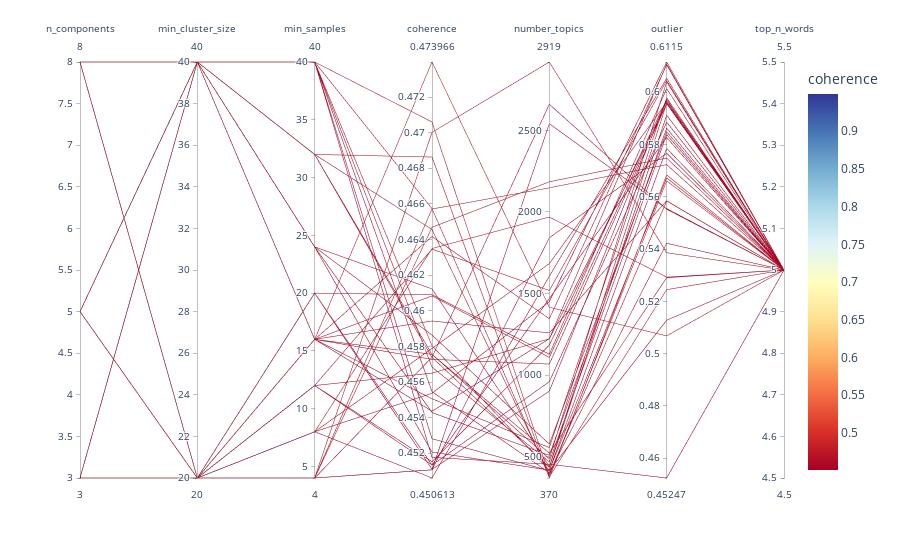

This figure's notebook cell:
### Markdown cell above
#### Use plotly 
- https://www.analyticsvidhya.com/blog/2021/11/visualize-data-using-parallel-coordinates-plot/

### Code cell
dims = ["n_components","min_cluster_size","min_samples","coherence","number_topics","outlier","outlier","top_n_words"]
df_filter = (df['coherence']>0.45) #& (df['outlier']<0.4) & (df['number_topics']>40)
chart_df = viz_df[df_filter]
# Create the chart:
fig = px.parallel_coordinates(
    chart_df, 
    color="coherence", 
    dimensions=dims,
    #labels={"species_id": "Species","sepal_width": "Sepal Width", "sepal_length": "Sepal Length", "petal_width": "Petal Width", "petal_length": "Petal Length", },
    color_continuous_scale=px.colors.diverging.RdYlBu, # color reference https://plotly.com/python/builtin-colorscales/#builtin-diverging-color-scales
    color_continuous_midpoint=0.7)
fig.update_layout() #coloraxis_showscale=False # if you want to hide score scale 
# Show the plot
fig.show()

### Figure 1 — Plotly figure (JSON) as saved in the notebook; plotly's stock layout.template omitted (floating-point values rounded to 4 significant figures)
{"data": [{"dimensions": [{"label": "n_components", "values": [8, 8, 3, 3, 3, 3, 3, 5, 5, 5, 5, 5, 5, 5, 5, 5, 8, 8, 8, 8, 8, 8, 3, 3, 3, 3, 5, 5, 5, 5, 5, 5, 8, 8, 8, 8, 8, 8, 8, 3]}, {"label": "min_cluster_size", "values": [40, 40, 20, 20, 20, 40, 40, 20, 20, 20, 20, 20, 40, 40, 40, 40, 20, 20, 20, 40, 40, 40, 20, 20, 20, 40, 20, 20, 20, 20, 20, 40, 20, 20, 20, 40, 40, 40, 40, 20]}, {"label": "min_samples", "values": [40, 24, 16, 8, 4, 40, 32, 20, 16, 12, 8, 4, 40, 32, 24, 16, 16, 8, 4, 40, 32, 24, 16, 12, 4, 40, 20, 16, 12, 8, 4, 40, 20, 16, 12, 40, 32, 24, 16, 4]}, {"label": "coherence", "values": [0.4568, 0.4586, 0.474, 0.4635, 0.47, 0.4518, 0.4575, 0.4609, 0.4642, 0.4635, 0.4579, 0.4647, 0.458, 0.4574, 0.4543, 0.4551, 0.4544, 0.4506, 0.4657, 0.4706, 0.4686, 0.4521, 0.4594, 0.4513, 0.4574, 0.4528, 0.4513, 0.4608, 0.4515, 0.4554, 0.4511, 0.4555, 0.4511, 0.4573, 0.4565, 0.4657, 0.4646, 0.4612, 0.4576, 0.4511]}, {"label": "number_topics", "values": [469, 578, 1416, 1969, 2919, 454, 522, 1128, 1346, 1519, 1684, 2185, 417, 436, 509, 556, 1223, 1606, 2148, 383, 370, 418, 1259, 1470, 2660, 415, 960, 1109, 1184, 1451, 1842, 402, 902, 1068, 1223, 377, 394, 440, 488, 2541]}, {"label": "outlier", "values": [0.5838, 0.5848, 0.5068, 0.5292, 0.5386, 0.4525, 0.529, 0.6013, 0.6104, 0.6044, 0.5961, 0.5748, 0.5672, 0.5911, 0.5862, 0.5978, 0.5956, 0.6053, 0.5723, 0.566, 0.5683, 0.5785, 0.5584, 0.5826, 0.5552, 0.5128, 0.5885, 0.5965, 0.5971, 0.6115, 0.5766, 0.5422, 0.5972, 0.5956, 0.6107, 0.5245, 0.5584, 0.5957, 0.6039, 0.5554]}, {"label": "top_n_words", "values": [5, 5, 5, 5, 5, 5, 5, 5, 5, 5, 5, 5, 5, 5, 5, 5, 5, 5, 5, 5, 5, 5, 5, 5, 5, 5, 5, 5, 5, 5, 5, 5, 5, 5, 5, 5, 5, 5, 5, 5]}], "domain": {"x": [0, 1], "y": [0, 1]}, "line": {"color": [0.4568, 0.4586, 0.474, 0.4635, 0.47, 0.4518, 0.4575, 0.4609, 0.4642, 0.4635, 0.4579, 0.4647, 0.458, 0.4574, 0.4543, 0.4551, 0.4544, 0.4506, 0.4657, 0.4706, 0.4686, 0.4521, 0.4594, 0.4513, 0.4574, 0.4528, 0.4513, 0.4608, 0.4515, 0.4554, 0.4511, 0.4555, 0.4511, 0.4573, 0.4565, 0.4657, 0.4646, 0.4612, 0.4576, 0.4511], "coloraxis": "coloraxis"}, "name": "", "type": "parcoords"}], "layout": {"coloraxis": {"cmid": 0.7, "colorbar": {"title": {"text": "coherence"}}, "colorscale": [[0, "rgb(165,0,38)"], [0.1, "rgb(215,48,39)"], [0.2, "rgb(244,109,67)"], [0.3, "rgb(253,174,97)"], [0.4, "rgb(254,224,144)"], [0.5, "rgb(255,255,191)"], [0.6, "rgb(224,243,248)"], [0.7, "rgb(171,217,233)"], [0.8, "rgb(116,173,209)"], [0.9, "rgb(69,117,180)"], [1, "rgb(49,54,149)"]]}, "legend": {"tracegroupgap": 0}, "margin": {"t": 60}}}
